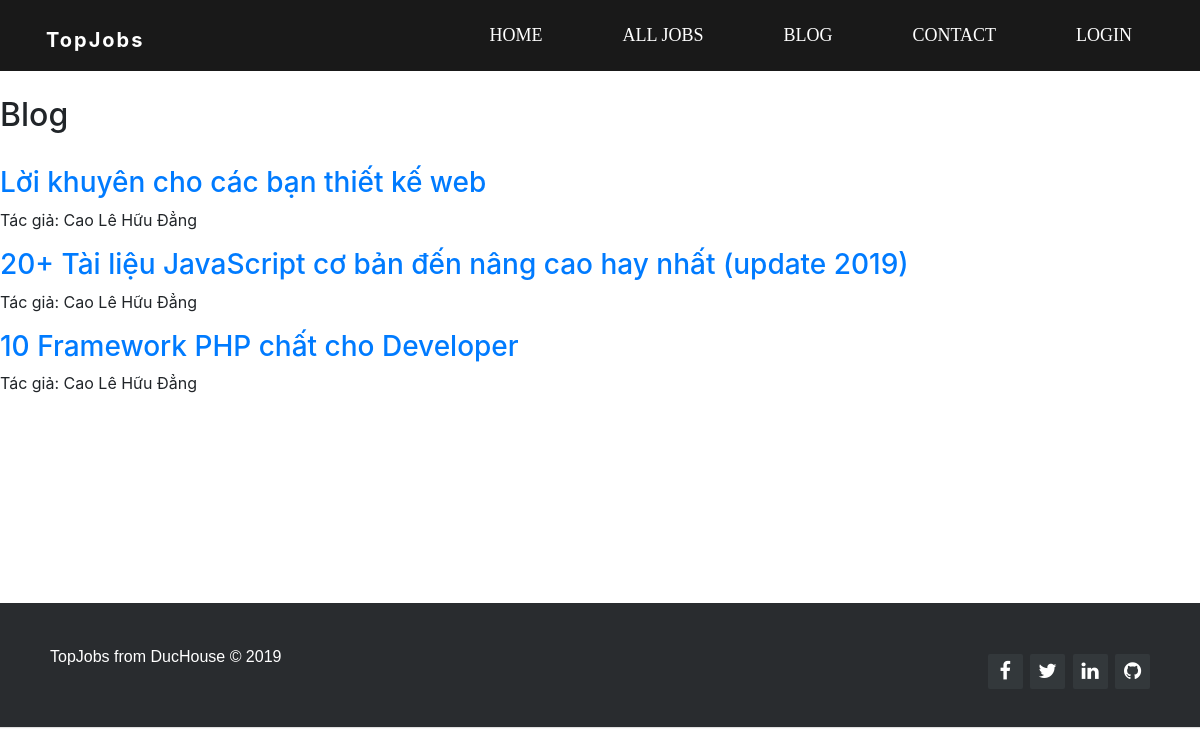
The page /src/BlogUser.php on the database its author committed.
### tables this page shows
CREATE TABLE `blog` (
  `id_blog` int(11) NOT NULL,
  `title` varchar(255) NOT NULL,
  `link` varchar(255) NOT NULL,
  `id_user` int(11) NOT NULL
);

CREATE TABLE `users` (
  `id_user` int(11) NOT NULL,
  `username` varchar(100) NOT NULL,
  `password` varchar(250) NOT NULL,
  `fullname` varchar(100) NOT NULL,
  `email` varchar(100) NOT NULL,
  `role` varchar(20) NOT NULL
);

### src/BlogUser.php (the view, shortened to what this page needs)
<?php
require_once('../Config/db.php');
?>
<!DOCTYPE html>
<html lang="en">
<head>
  <link rel="stylesheet" href="https://maxcdn.bootstrapcdn.com/bootstrap/4.3.1/css/bootstrap.min.css">
  <link rel="stylesheet" href="https://cdnjs.cloudflare.com/ajax/libs/uikit/3.0.3/css/uikit.min.css" />
  <link href="https://maxcdn.bootstrapcdn.com/font-awesome/4.7.0/css/font-awesome.min.css" rel="stylesheet"
>
  <link rel="stylesheet" href="../css/style.css" />
</head>
<body>
<?php require_once ('./NavBar.php'); ?>
<br/><br/><br/><br/>
<div class = "uk-container">
<h2 class="uk-heading-divider">Blog</h2>
<br/>
<div class="uk-child-width-1-1@s uk-grid-match" uk-grid>
     <?php
        $sql = mysqli_query($conn,"select * from blog  ORDER BY id_blog desc");
        while ($result = mysqli_fetch_array($sql)) {
            $id_user = $result['id_user'];
            $sql2 = mysqli_query($conn,"select * from users where id_user = '$id_user'");
            while ($result2 = mysqli_fetch_array($sql2)) {
            ?>
        <div>
            <div class="uk-card uk-card-default uk-card-hover uk-card-body">
                <a href = "<?= $result['link'] ?>" target="_blank"><h3 class="uk-card-title"><?= $result['title'] ?> </h3></a>
                <p>Tác giả: <?= $result2['fullname']?></p>
            </div>
        </div>
<?php
        }
    }
    ?>
    </div>
</div>
<br/><br/><br/><br/><br/><br/><br/><br/>
<?php require_once ('./Footer.php'); ?>
</body>
</html>

### rows shown on the page
blog: title "Lời khuyên cho các bạn thiết kế web"
users: fullname "Cao Lê Hữu Đẳng"
blog: title "20+ Tài liệu JavaScript cơ bản đến nâng cao hay nhất (update 2019)"
blog: title "10 Framework PHP chất cho Developer"
